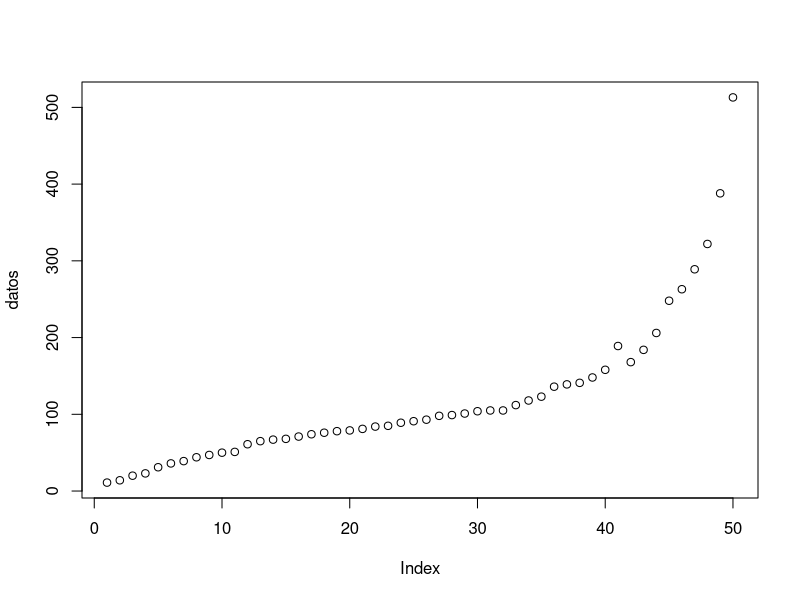

The R script that drew this image: (Note: this script raises an error after producing the figure.)
## ---- chunk 1
datos<-c(11,14,20,23,31,36,39,44,47,50,51,61,65,67,68,71,74,76,78,79,81,84,85,89,91,93,98,99,101,104,105,105,112,118,123,136,139,141,148,158,189,168,184,206,248,263,289,322,388,513)


Q1<-quantile(datos,0.25)
Media<-quantile(datos,0.50)
Q3<-quantile(datos,0.75)
RI<-IQR(datos)
Rango<-max(datos)-min(datos)
n<-length(datos)
Nclases<-1+log2(n)
Anchoclase<-Rango/Nclases
plot(datos)

LS<-Q3+1.5*RI
LI<-Q1-1.5*RI

#print(Q1)
#print(Media)
#print(Q3)
#print(RI)

print(LI)
print(LS)
print(Rango)
print(Nclases)
print(Anchoclase)
## ---- chunk 2
library(modeest)
dato<-c(28,35,42,90,70,56,75,66,30,89,75,64,81,69,55,83,72,68,73,16)
or<-sort(dato)
print(or)

media<-mean(or)
suma<-sum(or)/20
mediana<-median(or)
moda<-mfv(or)
q1<-quantile(or,0.8)
ri<-IQR(or)
varianzaMuestr<-var(or)
VarianzaPobla<-sum((or-mean(or))^2)/length(or)
desviacionestandarmuestral<-sd(or)

coefVariacion<-sd(or)/mean(or)


## ---- chunk 3
0.35+0.25
## ---- chunk 4
#library(e1071)
dato<-c(28,35,42,90,70,56,75,66,30,89,75,64,81,69,55,83,72,68,73,16)

simetria<-skewness(dato)
## ---- chunk 5
U<-c(0,1,2,3,4,5,6)
A<-c(0,1,2,3,4)
B<-c(3,4,5,6,7)
C<-c(1,3,5)

AUB<-union(A,B)
U_A<-setdiff(U,A)
AUC<-union(A,C)
AnB<-intersect(A,B)
AC<-setdiff(A,C)
AnCc<-setdiff(U,(intersect(A,C)))
AcU<-A %in% U
print(AUB)
print(Ac)
print(AUC)
print(AnB)
print(AC)
print(AnCc)

## ---- chunk 6

bolas_urna1 <- c(blanca = 3, negra = 7)
bolas_urna2 <- c(blanca = 5, negra = 5)

prob_elegir_urna <- 1 / 2


calcular_probabilidades <- function(bolas_urna) {
  total_bolas <- sum(bolas_urna)
  prob_blanca <- bolas_urna["blanca"] / total_bolas * prob_elegir_urna
  prob_negra <- bolas_urna["negra"] / total_bolas * prob_elegir_urna
  return(c(B = prob_blanca, N = prob_negra))
}


prob_urna1 <- calcular_probabilidades(bolas_urna1)
prob_urna2 <- calcular_probabilidades(bolas_urna2)


prob_total <- prob_urna1 + prob_urna2


tabla_probabilidades <- rbind(prob_urna1, prob_urna2, prob_total)
rownames(tabla_probabilidades) <- c("U1", "U2", "Total")


tabla_imprimir <- as.data.frame(tabla_probabilidades)
tabla_imprimir <- cbind(Urna = rownames(tabla_imprimir), tabla_imprimir)
rownames(tabla_imprimir) <- NULL


tabla_imprimir$Total <- c("1/2", "1/2", "1")


print(tabla_imprimir)




## ---- chunk 7
# Para permutaciones de todos los elementos
n <- 4
numero_de_permutaciones <- factorial(n)

# Mostrar el número de permutaciones
print(numero_de_permutaciones)

# Para permutaciones de r elementos de un conjunto de n elementos
r <- 2
numero_de_permutaciones_r <- factorial(n) / factorial(n - r)

# Mostrar el número de permutaciones
print(numero_de_permutaciones_r)

## ---- chunk 8
# Combinaciones
n <- 20
numero_de_permutaciones <- factorial(n)

# Mostrar el número de permutaciones
print(numero_de_permutaciones)

# Para permutaciones de r elementos de un conjunto de n elementos
r <- 4
numero_de_permutaciones_r <- factorial(n) /(factorial(r)* factorial(n - r))

# Mostrar el número de permutaciones
print(numero_de_permutaciones_r)

## ---- chunk 9
# Cargar ggplot2 si es necesario
if (!require(ggplot2)) install.packages("ggplot2")
library(ggplot2)

# Definir la función de densidad
f <- function(x) {
  ifelse(x >= 3 & x <= 5, x*(0.075 * x + 0.2), 0)
}

# Crear una secuencia de valores de x desde 3 hasta 5
x_vals <- seq(3, 5, by = 0.01)

# Calcular los valores de y utilizando la función de densidad
y_vals <- f(x_vals)

# Crear un data frame para la graficación
df <- data.frame(x = x_vals, y = y_vals)



# Calcular la probabilidad P(3 <= X <= 4) integrando la función de densidad
prob_3_4 <- integrate(f, lower = 3, upper = 5)$value

# Imprimir la probabilidad
prob_3_4

## ---- chunk 10
## Definir la función de densidad de probabilidad
f <- function(x) {
  ifelse(x >= 3 & x <= 5, 0.075 * x + 0.2, 0)
}

# Definir la función para calcular la CDF en un punto x
F <- function(x) {
  if (x < 3) {
    # Si x está fuera del rango por el extremo inferior, la CDF es 0
    return(0)
  } else if (x > 5) {
    # Si x está fuera del rango por el extremo superior, la CDF es 1
    return(1)
  } else {
    # Integrar la función de densidad desde 3 hasta x
    integrate(f, lower = 3, upper = x)$value
  }
}





## ---- chunk 11
# Parámetros de la distribución hipergeométrica
m <- 3  # Número de discos duros defectuosos
n <- 20 - m  # Número de discos duros no defectuosos
k <- 4  # Número de discos duros seleccionados

# Calculamos la esperanza como la sumatoria de x * P(X = x)
valores_x <- 0:min(m, k)  # Los valores posibles que X puede tomar
probabilidades <- dhyper(valores_x, m, n, k)  # Las probabilidades asociadas a cada valor de x

# Esperanza E(X)
E_X <- sum(valores_x * probabilidades)
E_X


## ---- chunk 12
print(probabilidad_todos <- dbinom(7, size = 7, prob = 0.3))
print(probabilidad_todos <- dbinom(3, size = 3, prob = 1/3))

print(probabilidad_al_menos_dos <- 1-pbinom(8,10,0.3))
print(probabilidad_al_menos_dos <- 1-pbinom(0,3,1/3))
esperanza <- 7 * 0.3
varianza <- 7 * 0.3 * 0.7



## ---- chunk 13

print(Poison<-dpois(6,8))
print(1-dpois(0,6))
print(1-ppois(19,8*(2.5)))

## ---- chunk 14

# Definimos los parámetros de la distribución uniforme
min_dias <- 1
max_dias <- 5

# 1. Probabilidad de que el tiempo de entrega sea mayor a dos días
prob_mayor_2 <- 1 - punif(2, min_dias, max_dias)

# 2. Costo esperado en términos de c0 y c1
# Primero definimos las variables c0 y c1 simbólicamente, asumiendo que son conocidas
c0 <- 1 # Sustituye con el valor real de c0
c1 <- 1 # Sustituye con el valor real de c1

# Calculamos la integral del costo esperado sobre la distribución uniforme
costo_esperado <- (1/(max_dias - min_dias)) * integrate(function(y) c0 + c1 *
                                                          
                                                          
                                                          
                                                          
                                                          
                                                          
                                                          
                                                          
                                                          
                                                          
                                                          
                                                        
                                                        
                                                        
                                                        
                                                        
                                                        
                                                        
                                                        
                                                        
                                                        
                                                        
                                                        
                                                        
                                                        
                                                        
                                                        
                                                        
                                                        
                                                        
                                                        
                                                        
                                                        
                                                        
                                                        
                                                        
                                                        
                                                        
                                                        
                                                        
                                                        
                                                        
                                                        
                                                        
                                                        
                                                        
                                                        
                                                        
                                                        
                                                        
                                                        
                                                        
                                                        
                                                        
                                                        
                                                        
                                                        
                                                        
                                                        
                                                        
                                                        
                                                        
                                                        
                                                        
                                                        
                                                        
                                                        
                                                        
                                                        
                                                        
                                                        
                                                        
                                                        
                                                        
                                                        
                                                        
                                                        
                                                        
                                                        
                                                        
                                                        
                                                        
                                                        
                                                        
                                                        
                                                        
                                                        
                                                        
                                                        
                                                        
                                                        
                                                        
                                                        
                                                        
                                                        
                                                        
                                                        
                                                        
                                                        
                                                        
                                                        
                                                        
                                                        
                                                        
                                                        
                                                        
                                                        
                                                        
                                                        
                                                        
                                                        
                                                        
                                                        
                                                        
                                                        
                                                        
                                                        
                                                        
                                                        
                                                        
                                                        
                                                        
                                                        
                                                        
                                                        
                                                        
                                                        
                                                        
                                                        
                                                        y^2, min_dias, max_dias)$value

# Imprimir los resultados
print(paste("Probabilidad de que el tiempo de entrega sea mayor a dos días:", prob_mayor_2))
print(paste("Costo esperado E[C]:", costo_esperado))


## ---- chunk 15
# Establecemos la tasa para la distribución exponencial
rate <- 1 / 2.4

# 1. Probabilidad de que la magnitud sea mayor a 3.0
prob_mayor_3 <- 1 - pexp(3.0, rate)

# 2. Probabilidad de que la magnitud esté entre 2.0 y 3.0
prob_entre_2_y_3 <- pexp(3.0, rate) - pexp(2.0, rate)

# Mostrar los resultados
print(paste("Probabilidad de que la magnitud sea mayor a 3.0:", prob_mayor_3))
print(paste("Probabilidad de que la magnitud esté entre 2.0 y 3.0:", prob_entre_2_y_3))


## ---- chunk 16
# Media de la distribución exponencial
media <- 100
# Tasa es el inverso de la media
rate <- 1 / media

# 1. Probabilidad de que la demanda sea mayor a 200 pcs
probabilidad_mayor_200 <- 1 - pexp(200, rate)

# 2. Capacidad de bombeo para que la probabilidad de superarla sea solo 0.01
# Utilizamos el cuantil para la probabilidad complementaria, 1 - 0.01, es decir 0.99
capacidad_requerida <- qexp(0.99, rate)

# Mostrar los resultados
print(paste("Probabilidad de que la demanda sea mayor a 200 pcs:", probabilidad_mayor_200))
print(paste("Capacidad de bombeo requerida para que la probabilidad de superarla sea solo de 0.01:", capacidad_requerida))

## ---- chunk 17

# Parámetros de la distribución normal
media <- 950  # media en mm
desviacion_std <- 10  # desviación estándar en mm

# 1. Probabilidad de que el ancho sea entre 947 y 958 mm
probabilidad_entre_947_958 <- pnorm(958, media, desviacion_std) - pnorm(947, media, desviacion_std)

# 2. Encontrar el valor de C para el cual la probabilidad de tener un ancho menor es 0.8531
C <- qnorm(0.8531, media, desviacion_std)

# Mostrar los resultados
print(paste("Probabilidad de que el ancho sea entre 947 y 958 mm:", probabilidad_entre_947_958))
print(paste("Valor de C para una probabilidad acumulada de 0.8531:", C))

## ---- chunk 18
# Parámetros de la distribución normal
media <- 12.4  # media en onzas
desviacion_std <- 0.1  # desviación estándar en onzas

# 1. Proporción de vasos desechados
p_menos_12_1 <- pnorm(12.1, media, desviacion_std)
p_mas_12_6 <- 1 - pnorm(12.6, media, desviacion_std)
proporcion_desechados <- p_menos_12_1 + p_mas_12_6

# 2. Volumen para el 80% de los vasos
volumen_80 <- qnorm(0.8, media, desviacion_std)

# 3. Probabilidad de derrame en por lo menos 8 de 20 vasos
p_derrame_vaso <- 1 - pnorm(12.5, media, desviacion_std)
n_vasos <- 20
al_menos_8_derrames <- 1 - pbinom(7, n_vasos, p_derrame_vaso)

# Mostrar los resultados
print(paste("Proporción de vasos desechados:", proporcion_desechados))
print(paste("Volumen por debajo del cual se encuentra el 80% de los vasos:", volumen_80))
print(paste("Probabilidad de que se derrame el contenido en por lo menos 8 de los 20 vasos:", al_menos_8_derrames))
